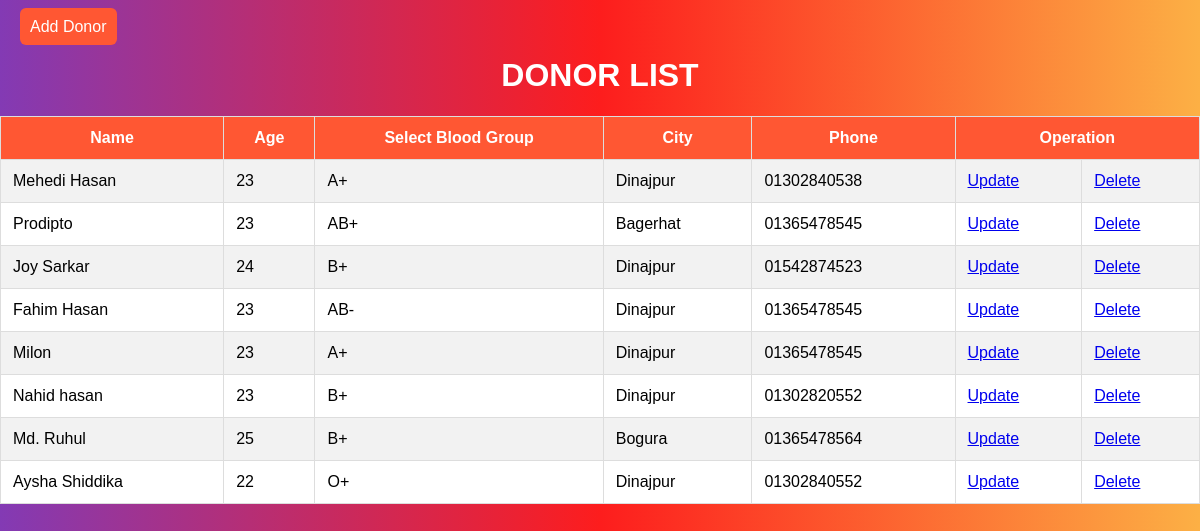
The page /blood_bank_management/read_data_table.php on the database its author committed.
### tables this page shows
CREATE TABLE `blood_list` (
  `id` int(11) NOT NULL,
  `name` varchar(100) NOT NULL,
  `age` varchar(20) NOT NULL,
  `blood_group` varchar(20) NOT NULL,
  `city` varchar(100) NOT NULL,
  `phone` varchar(20) NOT NULL
);

### blood_bank_management/read_data_table.php (the view, shortened to what this page needs)
<?php
$server_name="localhost";
$user_name="root";
$password="";
$database_name="emrul_kayes";
$conn= new mysqli($server_name,$user_name,$password,$database_name);
$sql = "SELECT * FROM blood_list";
$result = $conn->query($sql);
?>
<html>
	<head>
		<link rel="stylesheet" href="style1.css">
	</head>
	<body>
	<br>
	<div class="btn">
		<a href="registraton.php" style="background-color:#FF5733;padding:10px;margin:20px;color:white;border-radius:6px;text-decoration:none;">Add Donor</a>
	</div>
		<h1 style="text-align:center; color:white;">DONOR LIST</h1>
		<table>
			<tr>
				<th>Name</th>
				<th>Age</th>
				<th>Select Blood Group</th>
				<th>City</th>
				<th>Phone</th>
				<th colspan="2">Operation</th>
			</tr>
		<?php
		if ($result->num_rows > 0) {
			while($row = $result->fetch_assoc())
			{
				$id=$row["id"];
				echo "<tr>";
					echo "<td>". $row["name"]."</td>";
					echo "<td>". $row["age"]."</td>";
					echo "<td>". $row["blood_group"]."</td>";
					echo "<td>". $row["city"]."</td>";
					echo "<td>". $row["phone"]."</td>";
					echo "<td>"."<a href='update.php?updateid=$id'>Update</a>"."</td>";
					echo "<td>"."<a href='delete.php?delid=$id'>Delete</a>"."</td>";
				echo "</tr>";
			}
		}
		else echo "0 results";
		?>
		</table>
	</body>
</html>

### blood_bank_management/style1.css (style rules this page uses)
* { box-sizing:border-box; }
body { margin: 0; font-family: Arial, sans-serif; background: linear-gradient(90deg, rgba(131,58,180,1) 0%, rgba(253,29,29,1) 50%, rgba(252,176,69,1) 100%); }
table { font-family: Arial, Helvetica, sans-serif; border-collapse: collapse; width: 100%; background-color:white; }
table, td, th { border: 1px solid #ddd; padding: 12px; }
tr:nth-child(even) { background-color: #f2f2f2; }
th { padding-top: 12px; padding-bottom: 12px; text-align: center; background-color: #FF5733; color: white; }

### rows shown on the page
blood_list: name "Mehedi Hasan", age "23", blood_group "A+", city "Dinajpur", phone "01302840538"
blood_list: name "Prodipto", age "23", blood_group "AB+", city "Bagerhat", phone "01365478545"
blood_list: name "Joy Sarkar", age "24", blood_group "B+", city "Dinajpur", phone "01542874523"
blood_list: name "Fahim Hasan", age "23", blood_group "AB-", city "Dinajpur", phone "01365478545"
blood_list: name "Milon", age "23", blood_group "A+", city "Dinajpur", phone "01365478545"
blood_list: name "Nahid hasan", age "23", blood_group "B+", city "Dinajpur", phone "01302820552"
blood_list: name "Md. Ruhul", age "25", blood_group "B+", city "Bogura", phone "01365478564"
blood_list: name "Aysha Shiddika", age "22", blood_group "O+", city "Dinajpur", phone "01302840552"
